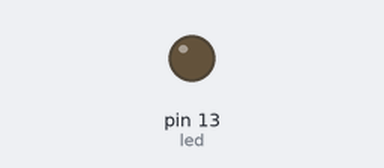
A sketch run on a simulated Arduino Uno, built with avr-gcc and run on an emulated ATmega328P. On the bench: output pins drawn as LEDs (lit = HIGH).

Above: at 1.5 s.
At 4.5 s:
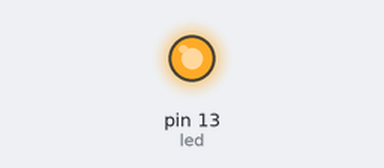
Timing chart, 0 to 7.8 s (numbered marks = the images above):
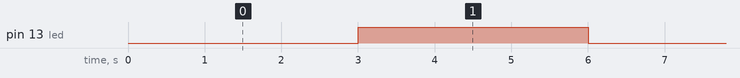

The sketch:

led_pines_digitales.ino
```cpp
int led = 13; // pin 13 de arduino

void setup() {

    Serial.begin(9600);
    pinMode(led, OUTPUT); // aqui se pone el pin donde esta conectado el led, como de salida, xq solo vamos a emitir.
}

void loop() {

  digitalWrite(led, LOW); //digitalwrite xq estamos en un pin digital mandamos 0volts para apagarlo.

  delay(3000);

  digitalWrite(led, HIGH); // le manda 5v para encender

  delay(3000);

}
```

Measured:
- by itself, pin 13 (led): alternates HIGH for 3.0 s and LOW for 3.0 s
